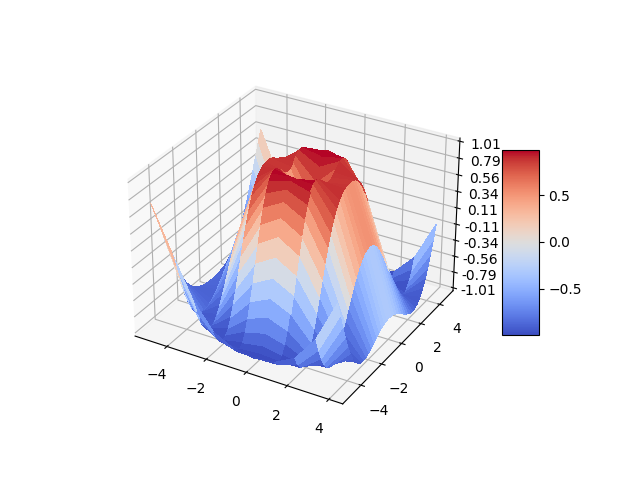

This figure's Python source:
import matplotlib.pyplot as plt
from matplotlib import cm
from matplotlib.ticker import LinearLocator
import numpy as np

fig, ax = plt.subplots(subplot_kw={"projection": "3d"})

# Make data.
X = np.arange(-5, 5, 0.25)
Y = np.arange(-5, 5, 0.25)
X, Y = np.meshgrid(X, Y)
R = np.sqrt(X**2 + Y**2)
Z = np.sin(R)

# Plot the surface.
surf = ax.plot_surface(X, Y, Z, cmap=cm.coolwarm,
                       linewidth=0, antialiased=False)

# Customize the z axis.
ax.set_zlim(-1.01, 1.01)
ax.zaxis.set_major_locator(LinearLocator(10))
# A StrMethodFormatter is used automatically
ax.zaxis.set_major_formatter('{x:.02f}')

# Add a color bar which maps values to colors.
fig.colorbar(surf, shrink=0.5, aspect=5)
fig.savefig('trash.png')
